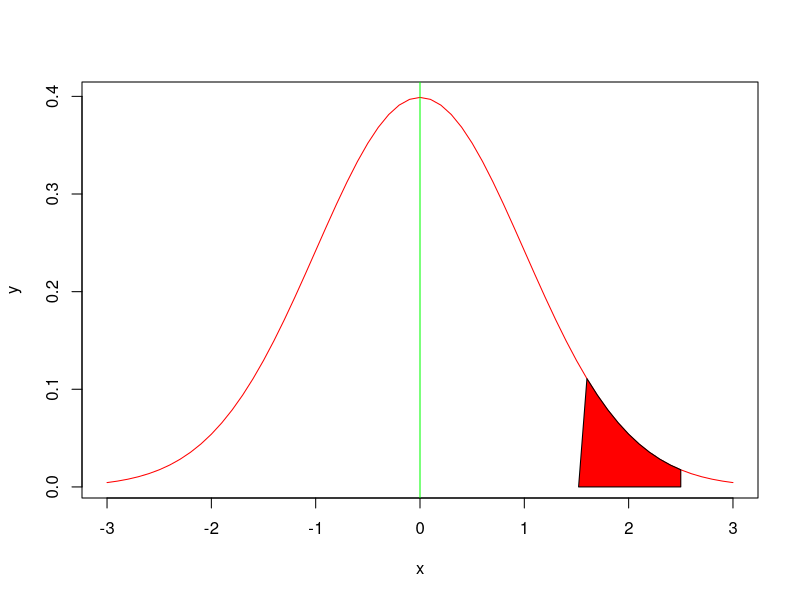

Source code (R):
# Generate the sequence for x from -3 to 3
x <- seq(from = -3, to = 3, by = 0.1)

# Calculate the corresponding y values using the normal density function
y <- dnorm(x, mean = 0, sd = 1)

# Plot the entire curve from -3 to 3
plot(x, y, type = "l", col = "red")

# Subset the x and y values for the range -1.52 to 1.96
x_subset <- x[x >= -1.52 & x <= 1.96]
y_subset <- y[x >= -1.52 & x <= 1.96]

# Shade the area under the curve from -1.52 to 1.96 using the subset of y
#polygon(c(-1.52, x_subset, 1.96),
#        c(0, y_subset, 0),
#        col = "red")



x_subset <- x[x >= 1.52 & x <= 2.5]
y_subset <- y[x >= 1.52 & x <= 2.5]

# Shade the area under the curve from -1.52 to 1.96 using the subset of y
polygon(c(1.52, x_subset, 2.5),
        c(0, y_subset, 0),
        col = "red")

abline(v=0,col="green")


ab <- pnorm(1.96,0,1,lower.tail = TRUE) - pnorm(-1.52,0,1,lower.tail = TRUE)
print(ab)
